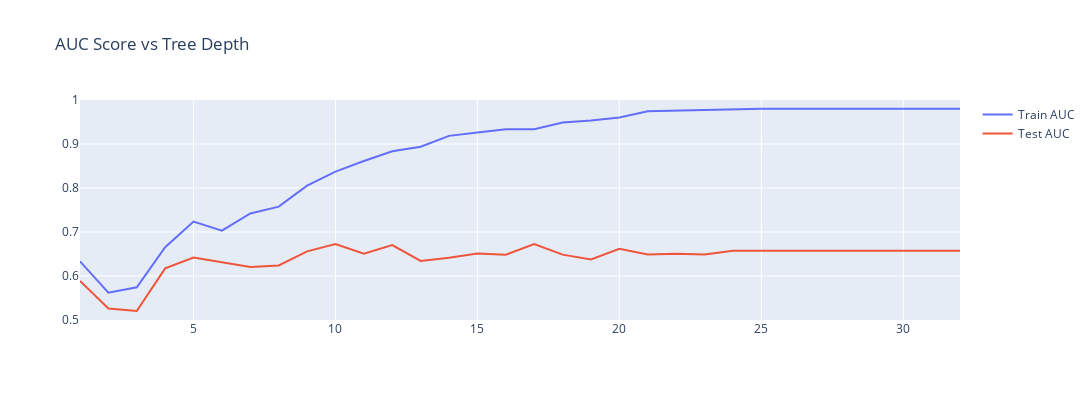

Notebook code cell kept with this figure:
### Code cell
fig1 = go.Figure()

# Add traces
fig1.update_layout(yaxis_range=[0.5,1],title='AUC Score vs Tree Depth', width=1200, height=400)

fig1.add_trace(go.Scatter(x=max_depths, y=train_results,
                    mode='lines',
                    name='Train AUC'))
fig1.add_trace(go.Scatter(x=max_depths, y=test_results,
                    mode='lines',
                    name='Test AUC'))

fig1.show()
#fig1.write_image("resources/max_depth.png")

### Figure 1 — Plotly figure (JSON) as saved in the notebook; plotly's stock layout.template omitted (floating-point values rounded to 4 significant figures)
{"data": [{"mode": "lines", "name": "Train AUC", "type": "scatter", "x": [1, 2, 3, 4, 5, 6, 7, 8, 9, 10, 11, 12, 13, 14, 15, 16, 17, 18, 19, 20, 21, 22, 23, 24, 25, 26, 27, 28, 29, 30, 31, 32], "y": [0.6333, 0.5619, 0.5745, 0.6655, 0.7237, 0.7031, 0.7422, 0.7577, 0.8053, 0.8374, 0.8613, 0.8835, 0.8938, 0.9185, 0.9262, 0.9336, 0.9336, 0.9487, 0.9535, 0.9602, 0.9742, 0.9757, 0.9779, 0.9801, 0.9801, 0.9801, 0.9801, 0.9801, 0.9801, 0.9801, 0.9801, 0.9801]}, {"mode": "lines", "name": "Test AUC", "type": "scatter", "x": [1, 2, 3, 4, 5, 6, 7, 8, 9, 10, 11, 12, 13, 14, 15, 16, 17, 18, 19, 20, 21, 22, 23, 24, 25, 26, 27, 28, 29, 30, 31, 32], "y": [0.5889, 0.526, 0.5205, 0.6174, 0.6418, 0.6313, 0.6205, 0.624, 0.6559, 0.6729, 0.6508, 0.6704, 0.6343, 0.6413, 0.6512, 0.6485, 0.6728, 0.6485, 0.6375, 0.6617, 0.6487, 0.6507, 0.6487, 0.6573, 0.6573, 0.6573, 0.6573, 0.6573, 0.6573, 0.6573, 0.6573, 0.6573]}], "layout": {"height": 400, "title": {"text": "AUC Score vs Tree Depth"}, "width": 1200, "yaxis": {"range": [0.5, 1]}}}
